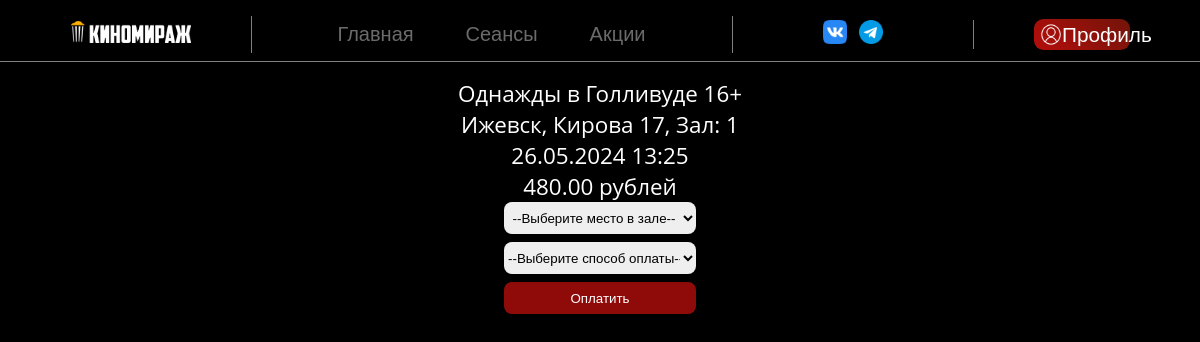
The app's page /ticket-buy.php?id=81 (signed in) with its own data.
### tables this page shows
CREATE TABLE `film` (
  `film_id` int UNSIGNED NOT NULL,
  `title` varchar(255) NOT NULL,
  `description` text NOT NULL,
  `actors` text NOT NULL,
  `age_rating` enum('0+','6+','12+','16+','18+') NOT NULL,
  `country` varchar(255) NOT NULL,
  `release_date` year NOT NULL,
  `length` smallint UNSIGNED NOT NULL,
  `img_path` varchar(255) NOT NULL
);

CREATE TABLE `cinema_location` (
  `location_id` smallint UNSIGNED NOT NULL,
  `city` varchar(255) NOT NULL,
  `street` varchar(255) NOT NULL,
  `building` varchar(255) NOT NULL
);

CREATE TABLE `cinema_hall` (
  `hall_id` mediumint UNSIGNED NOT NULL,
  `location_id` smallint UNSIGNED DEFAULT NULL,
  `number` varchar(255) DEFAULT NULL
);

CREATE TABLE `session` (
  `session_id` int UNSIGNED NOT NULL,
  `session_date` datetime DEFAULT NULL,
  `film_id` int UNSIGNED DEFAULT NULL,
  `hall_id` mediumint UNSIGNED DEFAULT NULL
);

CREATE TABLE `price` (
  `price_id` int UNSIGNED NOT NULL,
  `session_id` int UNSIGNED DEFAULT NULL,
  `price` decimal(8,2) DEFAULT NULL,
  `option_id` int UNSIGNED DEFAULT NULL
);

### ticket-buy.php (the view, shortened to what this page needs)
<?php
include "components/header.php";
$session_id = $_GET['id'];
$query = "SELECT f.title, f.age_rating, ss.session_date, cl.city, cl.street, cl.building, ch.number, pr.price_id, pr.price FROM `film` AS f
JOIN `session` AS ss ON f.film_id = ss.film_id JOIN cinema_hall AS ch ON ss.hall_id=ch.hall_id
JOIN cinema_location AS cl ON ch.location_id=cl.location_id JOIN price AS pr ON ss.session_id = pr.session_id WHERE ss.session_id = $session_id";
$res = mysqli_query($conn, $query);
$res = mysqli_fetch_array($res, MYSQLI_ASSOC);
$adress = "$res[city], $res[street] $res[building], Зал: $res[number]";
$time = date_format(date_create($res['session_date']), "d.m.Y H:i");
$title = "$res[title] $res[age_rating]";
$price = "$res[price]";
?>
<form class="buy-ticket" method="POST">
    <span><?= $title ?></span>
    <span><?= $adress ?></span>
    <span><?= $time ?></span>
    <span><?= $price ?> рублей</span>
    <select name="seat">
		<option value="-1">--Выберите место в зале--</option>
	</select>
    <select name="pay">
		<option value="-1">--Выберите способ оплаты--</option>
	</select>
    <input type="submit" name="buytick" value="Оплатить">
</form>

### assets/css/style.css (style rules this page uses)
body { background-color: black; font-family: 'Open Sans', sans-serif; overflow-x: hidden; margin: 0; }
form.buy-ticket { display: flex; flex-direction: column; align-items: center; margin-top: 2vh; }
form.buy-ticket span { color: white; font-size: 140%; }
form.buy-ticket input { height: 4vh; width: 16vw; margin-bottom: 1vh; border-radius: 8px; border: none; text-align: center; background: #8e0b09; color: white; }
form.buy-ticket select { height: 4vh; width: 16vw; margin-bottom: 1vh; border-radius: 8px; border: none; text-align: center; }

### records on screen
film: title "Однажды в Голливуде 16+", cinema_location.city+street+building "Ижевск, Кирова 17, Зал: 1", session.session_date "26.05.2024 13:25", price.price "480.00"

### other values on screen
$acc_text "Профиль"
